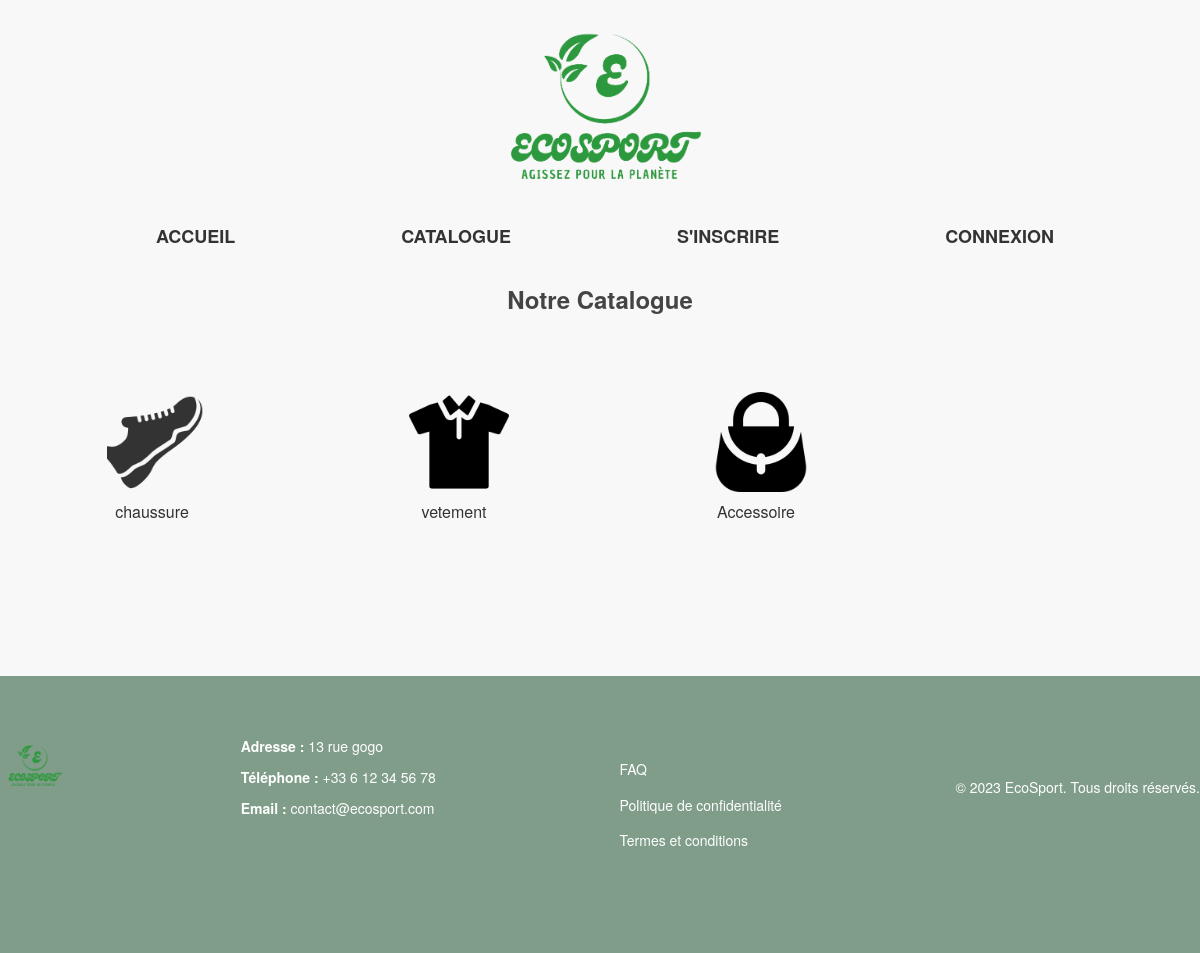
/index.php?page=1, run on the app's committed database.
### tables this page shows
CREATE TABLE Categorie(
        idcategorie Int(3) auto_increment NOT NULL ,
        image Varchar(50) NOT NULL,
        libelle Varchar(50) NOT NULL,
	PRIMARY KEY (idcategorie)
);

### pages/categorie.php (called while the page is built, shortened)
<?php
	$lesCategories = $unControleur->selectAllCategories();
	require_once("vue/vue_categorie.php");
?>

### controleur/config_bdd.php (called while the page is built)
<?php
$serveur = "localhost";
$serveur2 = "localhost:8889";
$bdd = "gestion_EcoSport";
$user = "root";
$mdp = "";
$mdp2 = "root";
?>

### controleur/controleur.class.php (called while the page is built, shortened)
<?php
require_once("modele/modele.class.php");
class Controleur
{
    private $unModele ;
    public function  __construct($serveur, $serveur2, $bdd, $user, $mdp, $mdp2)
    {
        $this->unModele = new Modele ($serveur, $serveur2, $bdd, $user, $mdp, $mdp2);
    }
    public function selectAllCategories ()
    {
        $lesCategories = $this->unModele->selectAllCategories();
        return $lesCategories;
    }
}

### modele/modele.class.php (called while the page is built, shortened)
<?php
class Modele {
    private $pdo;
    public function __construct($serveur, $serveur2, $bdd, $user, $mdp, $mdp2)
    {
        $this->pdo = null;
        try {
            $this->pdo = new PDO("mysql:host=".$serveur."; charset=UTF8; dbname=".$bdd, $user, $mdp);
        } catch(PDOException $exp) {
            try {
                $this->pdo = new PDO("mysql:host=".$serveur2."; charset=UTF8; dbname=".$bdd, $user, $mdp2);
            } catch (PDOException $exp) {
                echo "Erreur de connexion à la base de données";
                echo $exp->getMessage();
            }
        }
    }
    public function selectAllCategories()
    {
        $requete ="select * from categorie; ";
        $select = $this->pdo->prepare($requete);
        $select->execute();
        $categories = $select->fetchAll();
        return $categories;
    }
}
?>

### vue/vue_categorie.php (the view)
<h2>Notre Catalogue</h2>
<table>
    <tr>
        <?php
        foreach ($lesCategories as $Cat)
        {
            echo '
                <td>
                    <br>
                    <br>
                    <figure align="center" width="10%" height="30%">
                        <div class="Categorie">
                            <a href="index.php?page=1&idcategorie=' . $Cat['idcategorie'] . '"> <img class="imageCat"  width="100px" src="images/Categories/' . $Cat['image'] . '" ></a>
                            <figcaption> ' . $Cat['libelle'] . ' </figcaption>
                        </div>
                    </figure>
                </td>';
        }
        ?>
    </tr>
</table>

### page.css (style rules this page uses)
body { font-family: 'Roboto', sans-serif; background-color: #84D4F9; }
figcaption { text-decoration : none; }
.Categorie { width: 300px; }
body { margin: 0; padding: 0; background-color: #f8f8f8; font-family: 'Montserrat', sans-serif; font-size: 16px; line-height: 1.6; color: #333; }
h2 { color: #2F4F4F; text-align: center; margin-top: 30px; }
a { color: #2F4F4F; text-decoration: none; font-size: 14px; margin-left: 10px; }
h2 { color: #444; font-size: 24px; font-weight: bold; margin-bottom: 20px; }
a { color: #444; font-size: 14px; }
body { margin: 0; padding: 0; font-family: 'Helvetica Neue', sans-serif; }

### data on the page
categorie: image (picture), libelle "chaussure"
categorie: image (picture), libelle "vetement"
categorie: image (picture), libelle "Accessoire"
